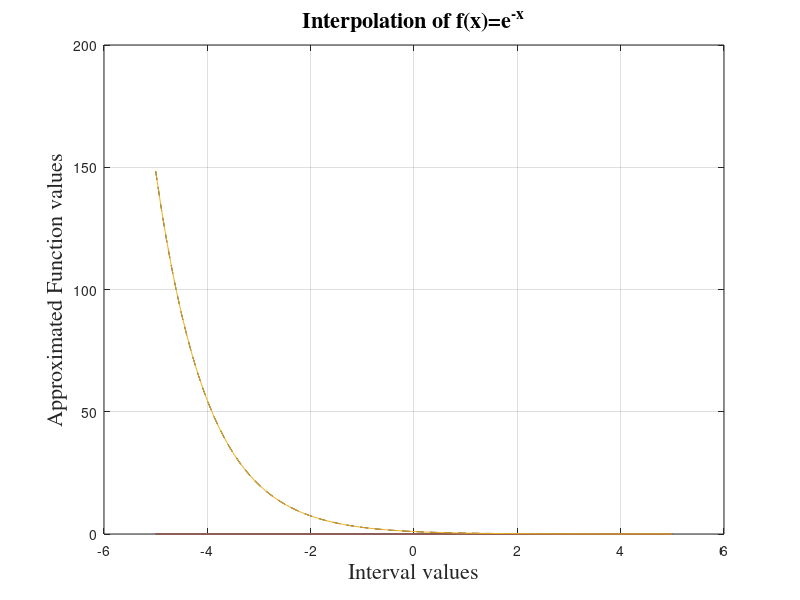
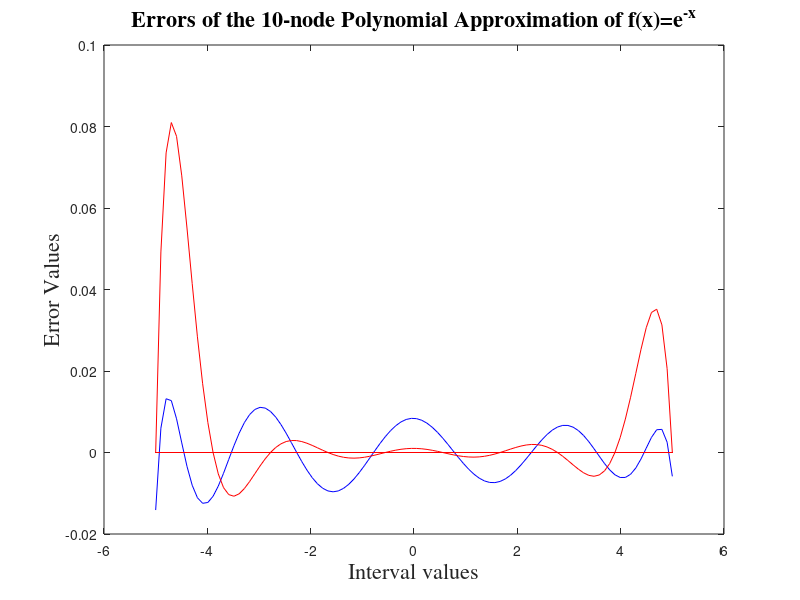

Write the MATLAB code that produced these figures, in order.


a = -5;                                   
b =  5;                                    % Domain of the function
min_n =10;                                  % minimun number of polynomials to be estimated  
max_n = 10;                                 % max number of polynomials to be estimated  
xx = linspace( a, b, 100 );                % data to evaluate the functions don't confuse with the interpolation data
Lagrange_approx = zeros(max_n,length(xx)); %Big matrix to put each interpolating polynomial
error = zeros(max_n,length(xx));           % Big matrix to put the errors

for n=min_n:max_n;

x = zeros(1,n); 
for jj=1:n;
    x(1,jj)=a+((jj-1)/(n-1))*(b-a);
end

%figure(1); clf; hold on;


Lagrange = ones(n,length(xx));

for j = 1:n
L = ones( size(xx) );
for k = 1:n
if (k == j), continue;
end
L = L .* (xx - x(k))./(x(j) - x(k));
end
Lagrange(j,:) = L;
%plot( xx, L, '-k', 'LineWidth', 1.5 );
%text( x(j), 1.1, sprintf( 'L_%d(x)', j ) );
end

%plot( x, ones( size(x) ), '.b', 'MarkerSize', 18 );
%plot( x, zeros( size(x) ), 'sr' );
%axis( [min(x)-0.2, max(x)+0.2, ceil(min(L))-1.0, floor(max(L))+0.5] );
%title('Lagrange Basis Functions');


% Chossing the function f 
%ff = 1./(1+x.^2);
%ffval = 1./(1+xx.^2);

%ff = exp(-4.*x.^2);
%ffval = exp(-4.*xx.^2);

ff = exp(-x);
ffval = exp(-xx);

Lagrange_approx(n,:)= ff*Lagrange;
error(n,:) = -ffval+Lagrange_approx(n,:);

end

figure;
plot(xx,ffval,'--k');
hold on;
plot(xx,Lagrange_approx);
%axis( [min(x)-0.2, max(x)+0.2, ceil(min(L))-1.5, floor(max(L))+1.5] );
%plot( x, ones( size(x) ), '.b', 'MarkerSize', 18 );
%plot( x, zeros( size(x) ), 'sr' );
grid on;
xlabel('Interval values','FontSize',16,'FontName','Times');
ylabel('Approximated Function values','FontSize',16,'FontName','Times');
title('Interpolation of f(x)=e^{-x}','FontSize',16,'FontName','Times');


%saving the error
error_uniform_nodes = error;

%figure;
%plot(xx,error);

hh= max_n-min_n;
maxerror_uniform = zeros(hh,1);
for k=min_n:max_n
maxerror_uniform(k,1) = max(abs(error_uniform_nodes(k,:)));
end



%% 

for n=min_n:max_n;

%Cheby nodes    
x_k = zeros(1,n);                            %Chebyshev nodes for [-1,1]
for jj=1:n;
    x_k(1,jj)=cos(((2*jj-1)/(2*n))*pi);
end

%Adjusting the nodes to [a,b]
x = zeros(1,n);                              %Chebyshev nodes for [a,b]
for jj=1:n;
    x(1,jj)= (x_k(1,jj)+1)*((b-a)/2) + a;
end

%figure(1); clf; hold on;

Lagrange = ones(n,length(xx));

for j = 1:n
L = ones( size(xx) );
for k = 1:n
if (k == j), continue;
end
L = L .* (xx - x(k))./(x(j) - x(k));
end
Lagrange(j,:) = L;
end

% Chossing the function f 
%ff = 1./(1+x.^2);
%ffval = 1./(1+xx.^2);

%ff = exp(-4.*x.^2);
%ffval = exp(-4.*xx.^2);

ff = exp(-x);
ffval = exp(-xx);

Lagrange_approx(n,:)= ff*Lagrange;
error(n,:) = -ffval+Lagrange_approx(n,:);

end

%{
figure;
plot(xx,ffval,'--k');
hold on;
plot(xx,Lagrange_approx);
%axis( [min(x)-0.2, max(x)+0.2, ceil(min(L))-1.5, floor(max(L))+1.5] );
%plot( x, ones( size(x) ), '.b', 'MarkerSize', 18 );
%plot( x, zeros( size(x) ), 'sr' );
grid on;
%}
error_cheby_nodes = error;

figure;
plot(xx,error_cheby_nodes,'b');
hold on;
plot(xx,error_uniform_nodes,'r');
xlabel('Interval values','FontSize',16,'FontName','Times');
ylabel('Error Values','FontSize',16,'FontName','Times');
title('Errors of the 10-node Polynomial Approximation of f(x)=e^{-x}','FontSize',16,'FontName','Times');


hh= max_n-min_n;
maxerror_cheby = zeros(hh,1);
for k=min_n:max_n
maxerror_cheby(k,1) = max(abs(error_cheby_nodes(k,:)));
end

